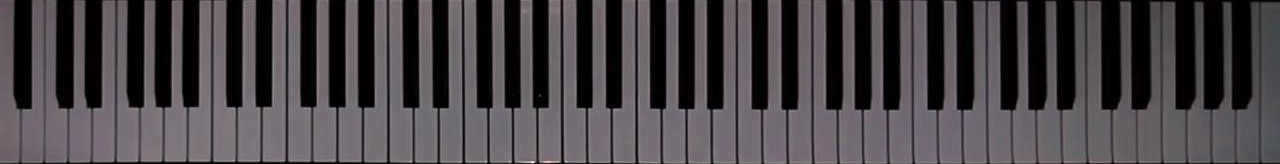
#> input picture rotellini/keyboard_original.jpg, 1280 x 164 px
$ python -i weighted_sum.py   (imports and definitions only)
#> lines starting #> are read from the running program, lines starting #| are printed output that depends on the picture; after the words box and inside, x2 and y2 are one past the last pixel; in counts of white or black regions, pixels touching at a corner belong together
#> further down, picture is the input picture: shape (164, 1280, 3); mean B, G, R 72.1, 68.3, 73.3
import cv2
import numpy as np

DEBUG=True
#DEBUG=False


##filtri per immagine binario
def make_things_better(image):
    image=cv2.cvtColor(image,cv2.COLOR_BGR2GRAY)
    image=cv2.GaussianBlur(image,(3,5),0)
    image =cv2.adaptiveThreshold(image,255,cv2.ADAPTIVE_THRESH_GAUSSIAN_C,cv2.THRESH_BINARY,11,3)
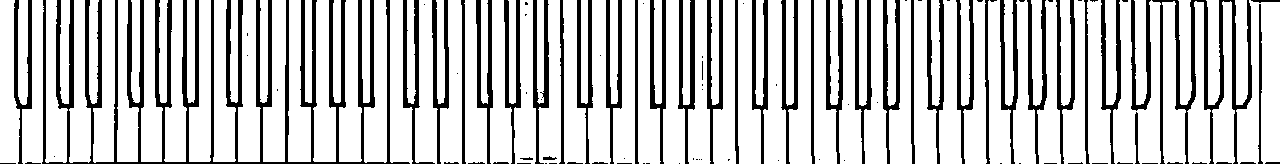
#> image: shape (164, 1280); 77% white; 103 black regions (55 under 20 px), largest, box (x1, y1, x2, y2) and area: (42, 0, 410, 164) 14157, (1152, 0, 1252, 164) 3712, (678, 0, 695, 164) 1172
    image = cv2.GaussianBlur(image,(5,5),0)
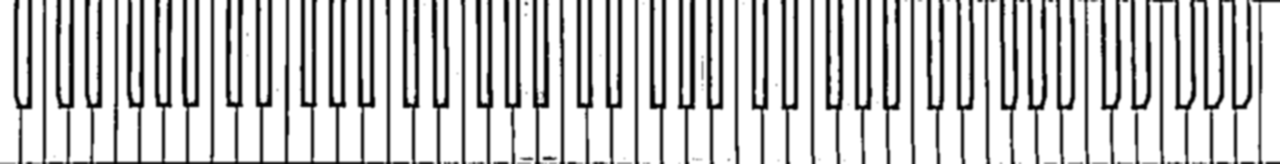
#> image: shape (164, 1280); min 0, max 255, mean 196.4
    ret, image = cv2.threshold(image, 200, 255, 0)
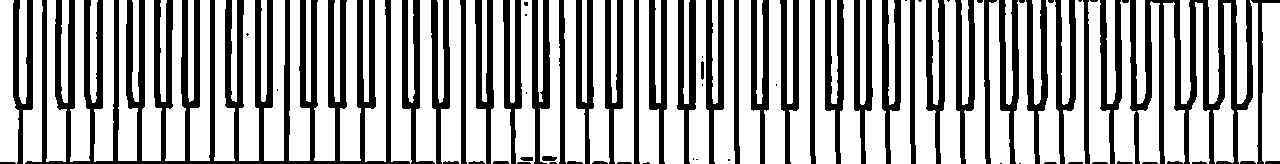
#> image: shape (164, 1280); 64.8% white; 77 black regions (24 under 20 px), largest, box (x1, y1, x2, y2) and area: (25, 0, 410, 164) 21549, (1130, 0, 1253, 164) 7385, (677, 0, 696, 164) 1725
    return image

#wrapper del video
def read(video):
    success,frame=video.read()
    #frame=make_things_better(frame)
    return success,frame
video_name="video.mp4"

# [1 line not run here, left out]

# [1 line that did not run here, left out]
# [1 line that did not run here, left out]
# [1 line that did not run here, left out]
Y=200
key=0
# [16 lines not run here, left out]
# [1 line that did not run here, left out]
video_l=[]
i=0

# [1 line not run here, left out]

DISTANCE=15
MAX_FRAME=30

#prendere MAX_FRAME frame del video ogni DISTANCE frame
# [7 lines not run here, left out]

#trasformo lista in np.array
video_l=np.array(video_l)

#rimuovo la mano
# [1 line that did not run here, left out]
# [11 lines not run here, left out]

>>> import cv2
>>> picture = cv2.imread('keyboard_original.jpg')
>>> result = make_things_better(picture)

$ run again, on rotellini/cutted.jpg
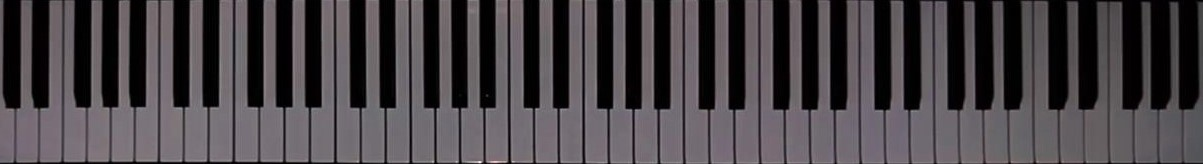
#> input picture rotellini/cutted.jpg, 1203 x 164 px
#> picture is the input picture: shape (164, 1203, 3); mean B, G, R 71.7, 67.9, 73
#> in make_things_better, `image =cv2.adaptiveThreshold(image,255,cv2.ADAPTIVE_THRESH_GAUSSIAN_C,..`:
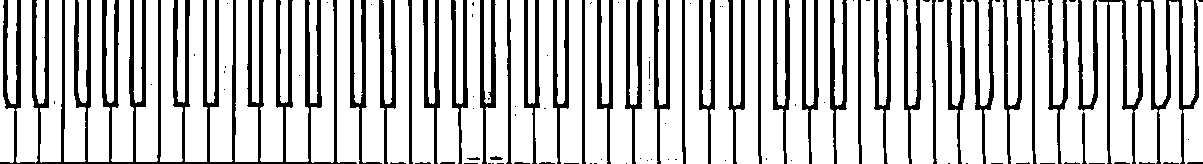
#> image: shape (164, 1203); 76.5% white; 111 black regions (67 under 20 px), largest, box (x1, y1, x2, y2) and area: (0, 0, 357, 164) 13711, (1098, 0, 1199, 164) 3717, (773, 0, 790, 164) 1156
#> in make_things_better, `ret, image = cv2.threshold(image, 200, 255, 0)`:
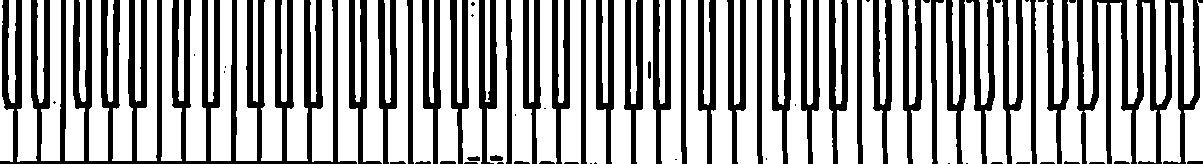
#> image: shape (164, 1203); 64.3% white; 71 black regions (23 under 20 px), largest, box (x1, y1, x2, y2) and area: (0, 0, 357, 164) 20743, (1077, 0, 1200, 164) 7424, (349, 0, 382, 164) 1718

$ run again, on rotellini/cutted2.jpg
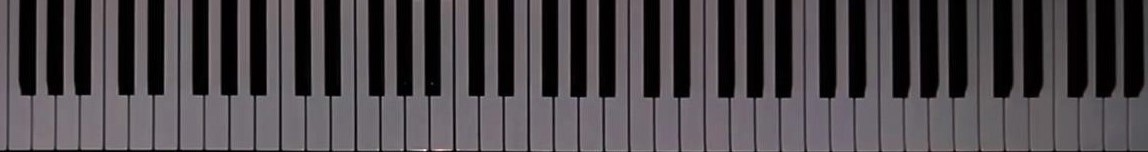
#> input picture rotellini/cutted2.jpg, 1148 x 152 px
#> picture is the input picture: shape (152, 1148, 3); mean B, G, R 73.6, 69.7, 74.8
#> in make_things_better, `image =cv2.adaptiveThreshold(image,255,cv2.ADAPTIVE_THRESH_GAUSSIAN_C,..`:
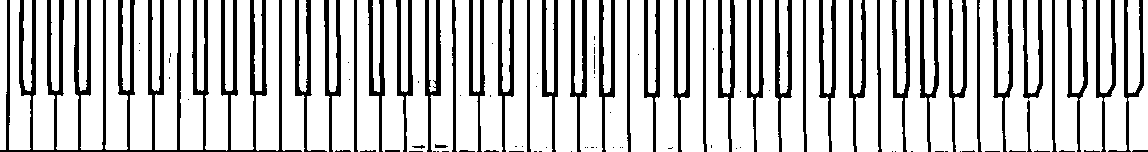
#> image: shape (152, 1148); 77% white; 103 black regions (59 under 20 px), largest, box (x1, y1, x2, y2) and area: (0, 0, 302, 152) 10387, (570, 0, 587, 152) 1055, (295, 0, 327, 152) 1051
#> in make_things_better, `ret, image = cv2.threshold(image, 200, 255, 0)`:
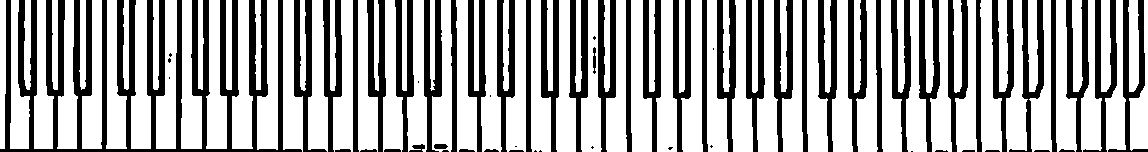
#> image: shape (152, 1148); 64.9% white; 64 black regions (15 under 20 px), largest, box (x1, y1, x2, y2) and area: (0, 0, 302, 152) 15794, (294, 0, 327, 152) 1572, (424, 0, 442, 152) 1563

$ run again, on rotellini/cutted3.jpg
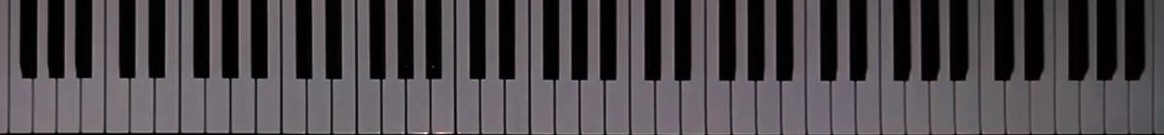
#> input picture rotellini/cutted3.jpg, 1164 x 135 px
#> picture is the input picture: shape (135, 1164, 3); mean B, G, R 76.2, 72.2, 77.2
#> in make_things_better, `image =cv2.adaptiveThreshold(image,255,cv2.ADAPTIVE_THRESH_GAUSSIAN_C,..`:
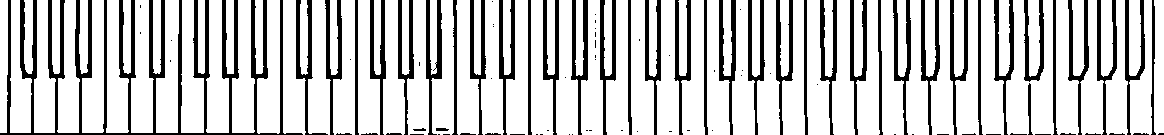
#> image: shape (135, 1164); 77.7% white; 98 black regions (51 under 20 px), largest, box (x1, y1, x2, y2) and area: (0, 0, 303, 135) 9025, (426, 0, 442, 135) 921, (719, 0, 736, 135) 913
#> in make_things_better, `ret, image = cv2.threshold(image, 200, 255, 0)`:
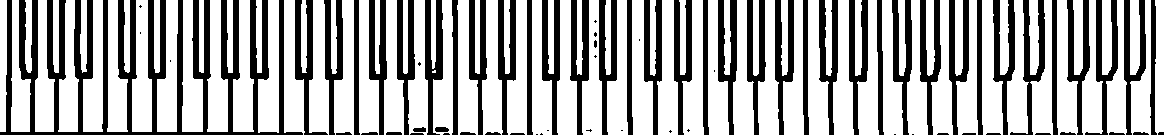
#> image: shape (135, 1164); 65.8% white; 73 black regions (20 under 20 px), largest, box (x1, y1, x2, y2) and area: (0, 0, 303, 135) 13754, (425, 0, 443, 135) 1364, (718, 0, 737, 135) 1352
